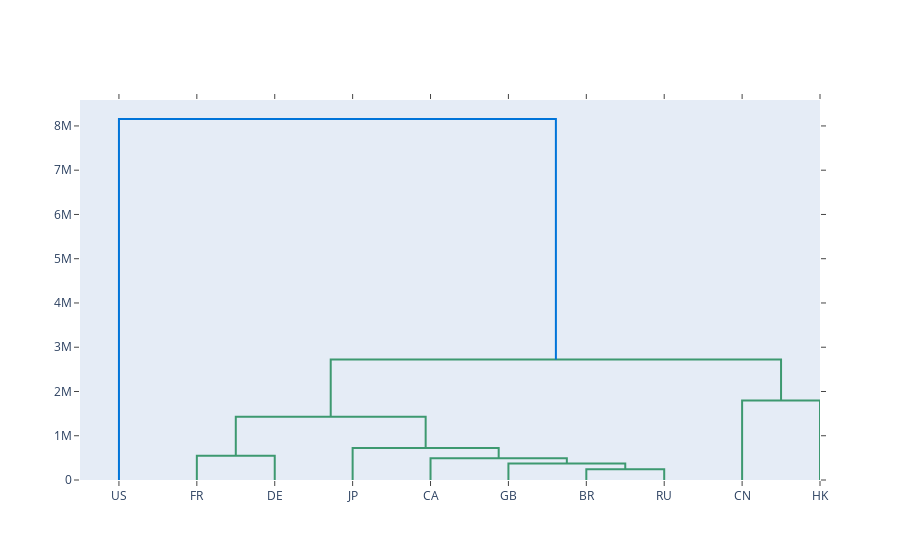

This figure's notebook cell:
### Markdown cell above
___
## Clustering

### Code cell
fig = ff.create_dendrogram(df_pivot.T, labels=df_pivot[0:].columns, color_threshold=4000000)
fig.show()

### Figure 1 — Plotly figure (JSON) as saved in the notebook; plotly's stock layout.template omitted (floating-point values rounded to 4 significant figures)
{"data": [{"hoverinfo": "text", "marker": {"color": "rgb(61,153,112)"}, "mode": "lines", "type": "scatter", "x": [15, 15, 25, 25], "xaxis": "x", "y": [0, 546500.0, 546500.0, 0], "yaxis": "y"}, {"hoverinfo": "text", "marker": {"color": "rgb(61,153,112)"}, "mode": "lines", "type": "scatter", "x": [65, 65, 75, 75], "xaxis": "x", "y": [0, 240800.0, 240800.0, 0], "yaxis": "y"}, {"hoverinfo": "text", "marker": {"color": "rgb(61,153,112)"}, "mode": "lines", "type": "scatter", "x": [55, 55, 70, 70], "xaxis": "x", "y": [0, 373600.0, 373600.0, 240800.0], "yaxis": "y"}, {"hoverinfo": "text", "marker": {"color": "rgb(61,153,112)"}, "mode": "lines", "type": "scatter", "x": [45, 45, 62.5, 62.5], "xaxis": "x", "y": [0, 489100.0, 489100.0, 373600.0], "yaxis": "y"}, {"hoverinfo": "text", "marker": {"color": "rgb(61,153,112)"}, "mode": "lines", "type": "scatter", "x": [35, 35, 53.75, 53.75], "xaxis": "x", "y": [0, 724000.0, 724000.0, 489100.0], "yaxis": "y"}, {"hoverinfo": "text", "marker": {"color": "rgb(61,153,112)"}, "mode": "lines", "type": "scatter", "x": [20, 20, 44.38, 44.38], "xaxis": "x", "y": [546500.0, 1427000.0, 1427000.0, 724000.0], "yaxis": "y"}, {"hoverinfo": "text", "marker": {"color": "rgb(61,153,112)"}, "mode": "lines", "type": "scatter", "x": [85, 85, 95, 95], "xaxis": "x", "y": [0, 1797000.0, 1797000.0, 0], "yaxis": "y"}, {"hoverinfo": "text", "marker": {"color": "rgb(61,153,112)"}, "mode": "lines", "type": "scatter", "x": [32.19, 32.19, 90, 90], "xaxis": "x", "y": [1427000.0, 2724000.0, 2724000.0, 1797000.0], "yaxis": "y"}, {"hoverinfo": "text", "marker": {"color": "rgb(0,116,217)"}, "mode": "lines", "type": "scatter", "x": [5, 5, 61.09, 61.09], "xaxis": "x", "y": [0, 8157000.0, 8157000.0, 2724000.0], "yaxis": "y"}], "layout": {"autosize": false, "height": null, "hovermode": "closest", "showlegend": false, "width": null, "xaxis": {"mirror": "allticks", "rangemode": "tozero", "showgrid": false, "showline": true, "showticklabels": true, "tickmode": "array", "ticks": "outside", "ticktext": ["US", "FR", "DE", "JP", "CA", "GB", "BR", "RU", "CN", "HK"], "tickvals": [5, 15, 25, 35, 45, 55, 65, 75, 85, 95], "type": "linear", "zeroline": false}, "yaxis": {"mirror": "allticks", "rangemode": "tozero", "showgrid": false, "showline": true, "showticklabels": true, "ticks": "outside", "type": "linear", "zeroline": false}}}
